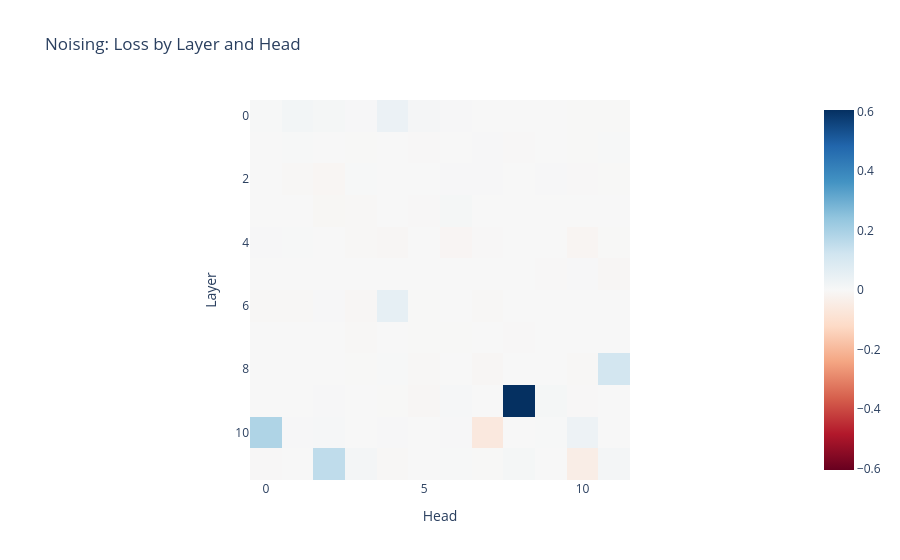

Here is the notebook cell this chart was saved with:
### Code cell
imshow(
    noising_results,
    xaxis="Head",
    yaxis="Layer",
    title="Noising: Loss by Layer and Head",
)

### Figure 1 — Plotly figure (JSON) as saved in the notebook; plotly's stock layout.template omitted (floating-point values rounded to 4 significant figures; data arrays with more than 128 entries replaced by an {"elided": "..."} marker saying what was removed)
{"data": [{"coloraxis": "coloraxis", "hovertemplate": "Head: %{x}<br>Layer: %{y}<br>color: %{z}<extra></extra>", "name": "0", "type": "heatmap", "xaxis": "x", "yaxis": "y", "z": {"elided": "12x12 float values"}}], "layout": {"coloraxis": {"autocolorscale": false, "cmid": 0, "colorscale": [[0, "rgb(103,0,31)"], [0.1, "rgb(178,24,43)"], [0.2, "rgb(214,96,77)"], [0.3, "rgb(244,165,130)"], [0.4, "rgb(253,219,199)"], [0.5, "rgb(247,247,247)"], [0.6, "rgb(209,229,240)"], [0.7, "rgb(146,197,222)"], [0.8, "rgb(67,147,195)"], [0.9, "rgb(33,102,172)"], [1, "rgb(5,48,97)"]]}, "title": {"text": "Noising: Loss by Layer and Head"}, "xaxis": {"anchor": "y", "constrain": "domain", "domain": [0, 1], "scaleanchor": "y", "title": {"text": "Head"}}, "yaxis": {"anchor": "x", "autorange": "reversed", "constrain": "domain", "domain": [0, 1], "title": {"text": "Layer"}}}}
